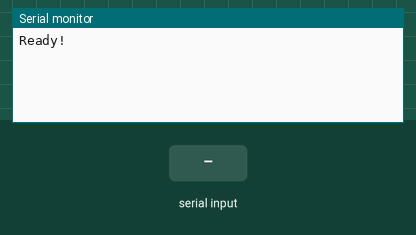
Simulated run of this sketch. Board: Arduino Uno, built with avr-gcc and run on an emulated ATmega328P. On the bench: the last lines printed to the serial monitor. The test bench sets the inputs (shaded band).

Above: at 1.2 s.
1.3 s: "1" received over Serial
At 1.9 s:
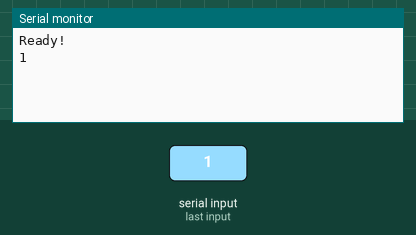
2.8 s: "0" received over Serial
At 4.0 s:
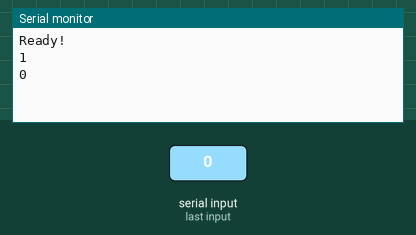
4.3 s: "2" received over Serial
At 5.4 s:
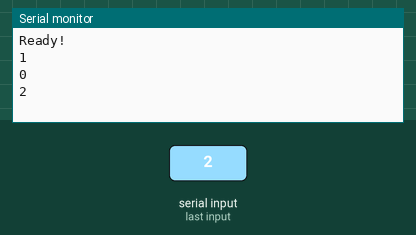

Measured:
- after the input at 1.3 s, the serial monitor: prints a new line at once (image 1)
- after the input at 2.8 s, the serial monitor: prints a new line at once (image 2)
- after the input at 4.3 s, the serial monitor: prints a new line at once (image 3)

The sketch:

Serial_Echo_Final.ino
```cpp
String messageBody;
bool messageDelivered = true;

void setup() {
  Serial.begin(9600);
  Serial.println("Ready!");
}

void loop() {
  if ( Serial.available() > 0 )  {
    messageBody += char(Serial.read());
    messageDelivered = false;
    delay(3); } // The code is slowed by a fraction of a second. Some Arduinos are so fast. The delay is to make sure that nothing is remaining in the serial monitor.
  else  {
    if (messageDelivered == false)    {
//      Serial.print("Serial Says: ");
      Serial.println(messageBody);
      messageDelivered = true;
      messageBody = "";

  }
  }
}
```
